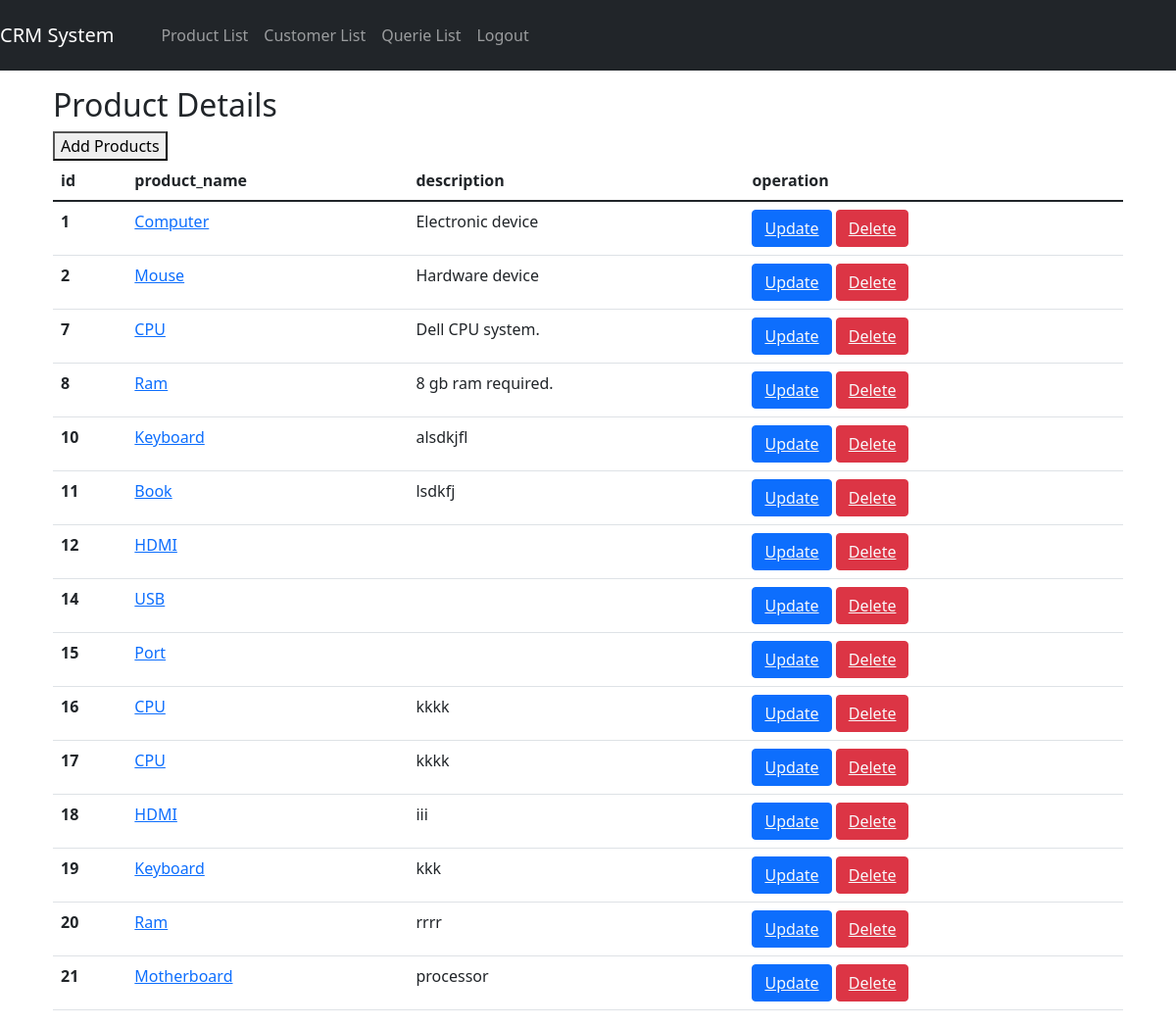
The app's page /products/pdis.php (signed in) with its own data.
### tables this page shows
CREATE TABLE `products` (
  `id` int(11) NOT NULL,
  `product_name` varchar(255) NOT NULL,
  `description` text DEFAULT NULL,
  `created_at` timestamp NOT NULL DEFAULT current_timestamp() ON UPDATE current_timestamp()
);

### products/pdis.php (the view, shortened to what this page needs)
<?php include'../main/header.php' ?>
<div class="container mt-3">
  <h2>Product Details</h2>
  <a href="product.php"><button>Add Products</button>   </a>
  <table class="table">
    <thead>
      <tr>
        <th>id</th>
        <th>product_name</th>
        <th>description</th>
        <th colspan="2">operation</th>
      </tr>
    </thead>
    <tbody>
<?php
include '../include/connect.php';
$sql = "select * from products";
$result = mysqli_query($con,$sql);
if($result){
    while($row=mysqli_fetch_assoc($result)){
        $id=$row['id'];
        $name=$row['product_name'];
        $description=$row['description'];
        echo '<tr>
        <th scope="row">'.$id.'</th>
        <td><a href="product_display.php">'.$name.'</a></td>
        <td>'.$description.'</td>
        <td>
        <button class="btn btn-primary" width=10px><a href="pupdate.php?pupdateid='.$id.'" class="text-light">Update</a></button>
        <button  class="btn btn-danger"  width=10px><a href="pdelete.php?pdeleteid='.$id.'" class="text-light">Delete</a></button>
        </td>
        </tr>';
    }
}
?>
    </tbody>
  </table>
</div>
<?php include'../main/footer.php' ?>

### main/header.php (shortened to what this page needs)
<!DOCTYPE html>
<html lang="en">
<head>
  <link href="https://cdn.jsdelivr.net/npm/bootstrap@5.3.0/dist/css/bootstrap.min.css" rel="stylesheet">
  <link href="https://cdn.jsdelivr.net/npm/bootstrap@5.1.3/dist/css/bootstrap.min.css" rel="stylesheet">
</head>
<body>
     <?php include('../navbar.php');?>

### navbar.php
 <nav class="navbar navbar-expand-lg navbar-dark bg-dark">
     <a class="navbar-brand" href="../admin/dash.php">CRM System</a>
  <div class="container-fluid">
  <nav class="navbar navbar-expand-lg">
    <ul class="navbar-nav">
        <li class="nav-item">
            <a href="../products/pdis.php" class="nav-link">Product List</a>
        </li>
        <li class="nav-item">
            <a href="../customer/cdis.php" class="nav-link">Customer List</a>
        </li>
        <li class="nav-item">
            <a href="../queries/qdis.php" class="nav-link">Querie List</a>
        </li>
        <li class="nav-item">
            <a href="logout.php" class="nav-link float-left" >Logout</a>
        </li>
    </ul>
  </div>
</nav>

### main/footer.php
</body>
</html>

### records on screen
products: id "1", product_name "Computer", description "Electronic device"
products: id "2", product_name "Mouse", description "Hardware device"
products: id "7", product_name "CPU", description "Dell CPU system."
products: id "8", product_name "Ram", description "8 gb ram required."
products: id "10", product_name "Keyboard", description "alsdkjfl"
products: id "11", product_name "Book", description "lsdkfj"
products: id "12", product_name "HDMI"
products: id "14", product_name "USB"
products: id "15", product_name "Port"
products: id "16", product_name "CPU", description "kkkk"
products: id "17", product_name "CPU", description "kkkk"
products: id "18", product_name "HDMI", description "iii"
products: id "19", product_name "Keyboard", description "kkk"
products: id "20", product_name "Ram", description "rrrr"
products: id "21", product_name "Motherboard", description "processor"
